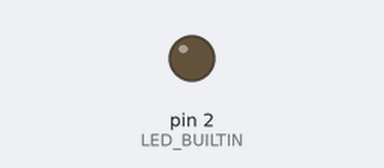
This sketch was run on a simulated Arduino Uno, built with avr-gcc and run on an emulated ATmega328P. Parts: output pins drawn as LEDs (lit = HIGH).

Above: at 1.0 s.
At 51.75 s:
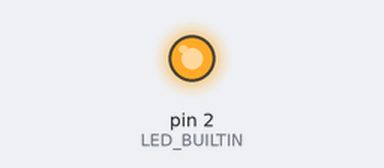
Timing chart, 0 to 52.8 s (numbered marks = the images above):
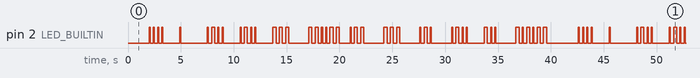

The sketch:

MorseCodeHelloWorld.ino
```cpp
/*
  MorseCodeHelloWorld
*/
#define LED_BUILTIN 2
const int MAX_SIZE = 6;

// the setup function runs once when you press reset or power the board
void setup() {
  // initialize digital pin LED_BUILTIN as an output.
  pinMode(LED_BUILTIN, OUTPUT);
}

// the loop function runs over and over again forever
void loop() {
  digitalWrite(LED_BUILTIN, LOW);
  delay(2000);
  ledWriteString("Hello,World!");
  // ledWriteString("SOS");
}

/*
ルール
短点「.（ドット）」1単位（例：0.1秒）
長点「-（ダッシュ）」3単位（例：0.3秒）
短点や長点の間の区切り	同一文字内の無音	1単位（例：0.1秒）
文字と文字の間の区切り	別の文字との間の無音	3単位（例：0.3秒）
単語と単語の間の区切り	単語間の無音	7単位（例：0.7秒）
*/

void ledWriteString(String s) {
  for (int i = 0; i < s.length(); i ++) {
    // int times = getTimes(s[i]);
    int *times = getTimes(s.charAt(i));

    for (int j = 0; j < MAX_SIZE; j ++) {
      switch (times[j]) {
        case 1:
          digitalWrite(LED_BUILTIN, HIGH);  // change state of the LED by setting the pin to the HIGH voltage level
          delay(100);
          break;
        case 2:
          digitalWrite(LED_BUILTIN, HIGH);  // change state of the LED by setting the pin to the HIGH voltage level
          delay(300);
          break;
        default:
          break;
      }
      digitalWrite(LED_BUILTIN, LOW);
      delay(300);
    }
    digitalWrite(LED_BUILTIN, LOW);
    delay(700);
  }
}

int* getTimes(char c) {
  /*
.を1(1単位)
-を2(3単位)
とする
  */
  static int times[MAX_SIZE] = {0, 0, 0, 0, 0, 0};
  memset(times, 0, sizeof(times));
  switch (toUpperCase(c)) {
    case 'A': //	.-
      times[0] = 1;
      times[1] = 2;
      break;
    case 'B': //	-...
      times[0] = 2;
      times[1] = 1;
      times[2] = 1;
      times[3] = 1;
      break;
    case 'C': //	-.-.
      times[0] = 2;
      times[1] = 1;
      times[2] = 2;
      times[3] = 1;
      break;
    case 'D': //	-..
      times[0] = 2;
      times[1] = 1;
      times[2] = 1;
      break;
    case 'E': //	.
      times[0] = 1;
      break;
    case 'F': //	..-.
      times[0] = 1;
      times[1] = 1;
      times[2] = 2;
      times[3] = 1;
      break;
    case 'G': //	--.
      times[0] = 2;
      times[1] = 2;
      times[2] = 1;
      break;
    case 'H': //	....
      times[0] = 1;
      times[1] = 1;
      times[2] = 1;
      times[3] = 1;
      break;
    case 'I': //	..
      times[0] = 1;
      times[1] = 1;
      break;
    case 'J': //	.---
      times[0] = 1;
      times[1] = 2;
      times[2] = 2;
      times[3] = 2;
      break;
    case 'K': //	-.-
      times[0] = 2;
      times[1] = 1;
      times[2] = 2;
      break;
    case 'L': //	.-..
      times[0] = 1;
      times[1] = 2;
      times[2] = 1;
      times[3] = 1;
      break;
    case 'M': //	--
      times[0] = 2;
      times[1] = 2;
      break;
    case 'N': //	-.
      times[0] = 2;
      times[1] = 1;
      break;
    case 'O': //	---
      times[0] = 2;
      times[1] = 2;
      times[2] = 2;
      break;
    case 'P': //	.--.
      times[0] = 1;
      times[1] = 2;
      times[2] = 2;
      times[3] = 1;
      break;
    case 'Q': //	--.-
      times[0] = 2;
      times[1] = 2;
      times[2] = 1;
      times[3] = 2;
      break;
    case 'R': //	.-.
      times[0] = 1;
      times[1] = 2;
      times[2] = 1;
      break;
    case 'S': //	...
      times[0] = 1;
      times[1] = 1;
      times[2] = 1;
      break;
    case 'T': //	-
      times[0] = 2;
      break;
    case 'U': //	..-
      times[0] = 1;
      times[1] = 1;
      times[2] = 2;
      break;
    case 'V': //	...-
      times[0] = 1;
      times[1] = 1;
      times[2] = 1;
      times[3] = 2;
      break;
    case 'W': //	.--
      times[0] = 1;
      times[1] = 2;
      times[2] = 2;
      break;
    case 'X': //	-..-
      times[0] = 2;
      times[1] = 1;
      times[2] = 1;
      times[3] = 2;
      break;
    case 'Y': //	-.--
      times[0] = 2;
      times[1] = 1;
      times[2] = 2;
      times[3] = 2;
      break;
    case 'Z': //	--..
      times[0] = 2;
      times[1] = 2;
      times[2] = 1;
      times[3] = 1;
      break;
    case ',': //	--..--
      times[0] = 2;
      times[1] = 2;
      times[2] = 1;
      times[3] = 1;
      times[4] = 2;
      times[5] = 2;
      break;
    case '!': // -.-.--
      times[0] = 2;
      times[1] = 1;
      times[2] = 2;
      times[3] = 1;
      times[4] = 2;
      times[5] = 2;
      break;
    default:
      break;
  }

  return times;
}
```

Measured:
- by itself, pin 2 (LED_BUILTIN): moves between LOW and HIGH, repeating every 40.6 s
- by itself, everything shown: repeats every 40.6 s, in 88 steps
